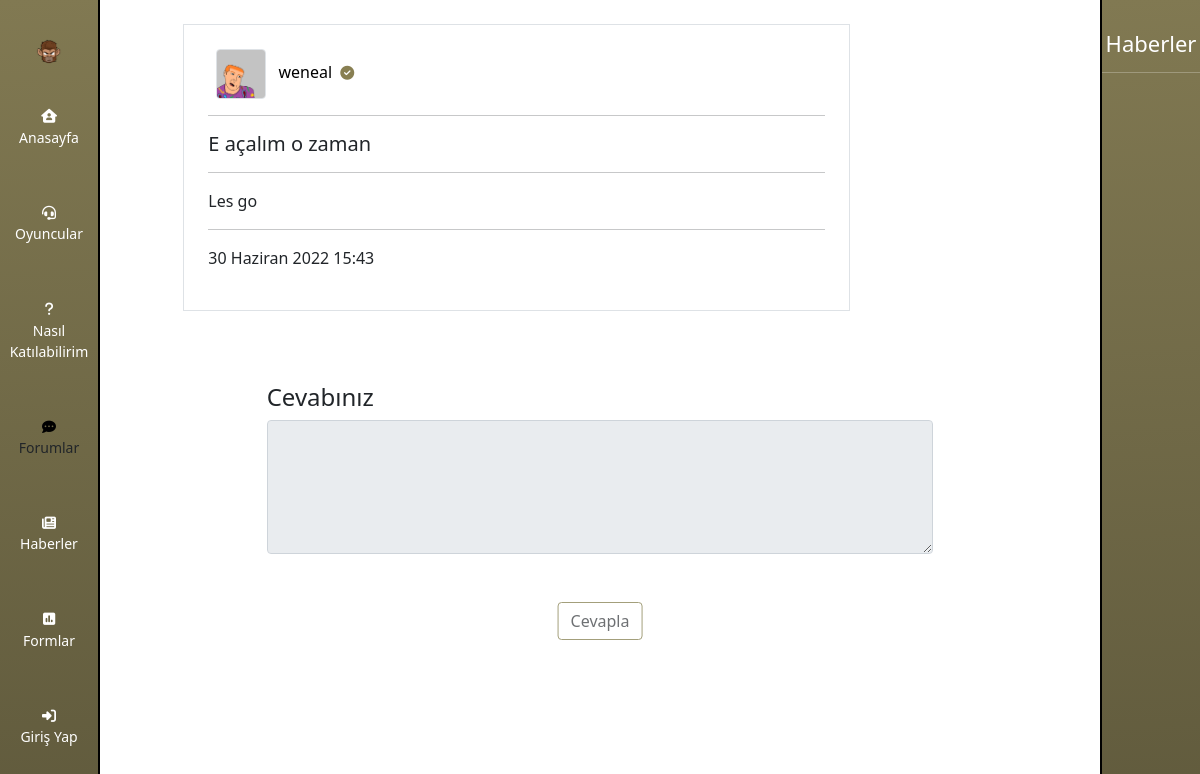
Page /forum/12/ on the earlier database version.
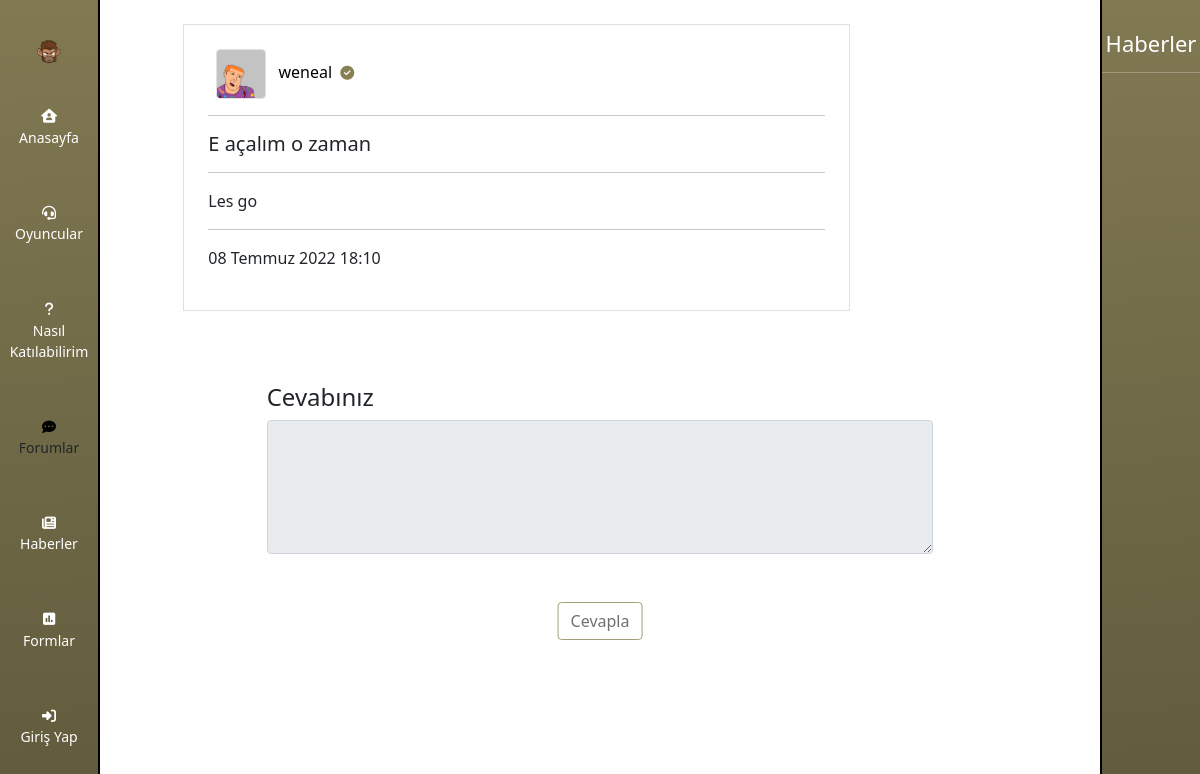
Same page on the later database version.
### base/models.py (models this page shows, shortened)
class ForumSoru(models.Model):
    profil = models.ForeignKey(ProfilFoto,on_delete=models.CASCADE,null=True,blank=True)
    baslik = models.CharField(max_length=100,null=False,blank=False)
    soru = models.TextField(max_length=1000,null=False,blank=False)
    guncellenme_tarihi     = models.DateTimeField(auto_now=True,blank=True, null=True)
    olusturulma_tarihi     = models.DateTimeField(auto_now_add=True, blank=True, null=True)
    likes = models.ManyToManyField(User,related_name='likes1',default=None,blank=True)
    dislikes = models.ManyToManyField(User,related_name='dislikes1',default=None,blank=True)
    goruldu = models.ManyToManyField(User,related_name='goruldu_soru',default=None,blank=True)
    def onay_durum(self):
        durum = OnayDurum.objects.get(kisi = self.profil.user)
        return durum

class ProfilFoto(models.Model):
    user = models.ForeignKey(User,on_delete=models.CASCADE,null=True,blank=True)
    username = models.CharField(max_length=160,null=True,blank=True)
    username_slug = models.CharField(max_length=160,null=True,blank=True)
    biyografi = models.CharField(max_length=160,null=True,blank=True)
    takipciler = models.ManyToManyField(User,related_name='takipciler',default=None,blank=True)
    takip_edilenler = models.ManyToManyField(User,related_name='takip_edilenler',default=None,blank=True)
    resim = models.ImageField(upload_to="profil_foto",null=False,blank=False,default='profil_foto/default-profile.jpg')
    arka_plan = models.ImageField(upload_to="arka_plan",null=True,blank=True)
    olusturulma_tarihi     = models.DateTimeField(auto_now_add=True, blank=True, null=True)
    guncellenme_tarihi     = models.DateTimeField(auto_now=True,blank=True, null=True)

### base/views.py (the view, shortened to what this page needs)
# urls.py: path("forum/<int:pk>/",views.ForumCevapla,name="forum"),
def ForumCevapla(request,pk):
    if True:
        haber_bildirim=False
        ev_bildirim=False
        forum_bildirim=False
        form_bildirim=False
        oyuncu_bildirim=False
        iletisim1 = Iletisim.objects.all().order_by('-guncellenme_tarihi')
        haberler1 = Haberler.objects.all().order_by('-guncellenme_tarihi')
        forumlar1 = ForumSoru.objects.all().order_by('-guncellenme_tarihi')
        formlar1 = Sorular.objects.all().order_by('-guncellenme_tarihi')
        oyuncular1 = Kullanici.objects.all().order_by('-guncellenme_tarihi')
        for iletisim in iletisim1:
            if request.user not in iletisim.goruldu.all() and request.user.is_authenticated:
                ev_bildirim=True
                break;
        for haber in haberler1:
            if request.user not in haber.goruldu.all() and request.user.is_authenticated:
                haber_bildirim=True
                break;
        for forum1 in forumlar1:
            if request.user not in forum1.goruldu.all() and request.user.is_authenticated:
                forum_bildirim=True
                break
        for form in formlar1:
            if request.user not in form.goruldu.all() and request.user.is_authenticated:
                form_bildirim=True
                break
        for oyuncu in oyuncular1:
            if request.user not in oyuncu.goruldu.all() and request.user.is_authenticated:
                oyuncu_bildirim=True
                break
    soru = ForumSoru.objects.get(id=pk)
    forum = ForumSoruCevap.objects.all().filter(soru_id=soru.id)
    haberler = Haberler.objects.all().order_by('-olusturulma_tarihi')[:5]
    if request.user.is_authenticated:
        soru.goruldu.add(request.user.id)
    context = {'forum':forum,'soru':soru,'haberler':haberler,'ev_bildirim':ev_bildirim,'haber_bildirim':haber_bildirim,
            'forum_bildirim':forum_bildirim,'form_bildirim':form_bildirim,'oyuncu_bildirim':oyuncu_bildirim}
    return render(request,"base/forum/forum.html",context)

### base/templates/base/forum/forum.html (shortened to what the changed rows need)
 {% extends 'base/ana.html' %} {% load static %} {% block content %} {% load static %}
<link rel="stylesheet" href="{% static 'css/style-card.css' %}" />
<link rel="stylesheet" href="{% static 'css/style.css' %}" />
</head>
<body>
    <main class="col-11 col-lg-10 offset-1">
        <br>
        <div class="soru col-10 col-lg-8 border offset-1 p-4">
            <a href="{% url 'profil' soru.profil.user.username|slugify %}" class="text-black text-decoration-none">
                <p>
                    <img src="{{soru.profil.resim.url}}" class="forum-profil-foto border col-2 col-xs-3 col-sm-2 col-lg-1 rounded mx-2" style="height: 50px;width:50px;"> {{soru.profil.user.username}}
                    <span>
                    {% if soru.onay_durum %} {% if soru.onay_durum.onaydurum == "Kabul Et" %}
                        <i class="fa-solid fa-circle-check px-1 fa-sm" title="Kabul Edildi"></i>{% elif soru.onay_durum.onaydurum == "Bekle" %}
                        <i class="fa-solid fa-circle-pause px-1 fa-sm" title="Beklemede"></i>{% elif soru.onay_durum.onaydurum == "Yasakla" %}
                        <i class="fa-solid fa-ban" title="Yasaklandı"></i> {% elif soru.onay_durum.onaydurum == "Reddet" %}
                        <i class="fa-solid fa-circle-xmark px-1 fa-sm" title="Reddedildi"></i>{% elif soru.onay_durum.onaydurum == "Cevapsız" %}
                        <i class="fa-brands fa-creative-commons-nd px-1 fa-sm"></i> {% endif %}
                    {% endif %}
                    </span></p>
            </a>
            <hr>
            <h5>{{soru.baslik}}</h5>
            <hr>
            <p class="text-break">{{soru.soru}}</p>
            <hr>
            <p>{{soru.guncellenme_tarihi}}</p>
        </div>
        <br>
    </main>
    {% endblock content %}

Differences in the rows shown:
changed ForumSoru "E açalım o zaman": guncellenme_tarihi "30 Haziran 2022 15:43" → "08 Temmuz 2022 18:10"
